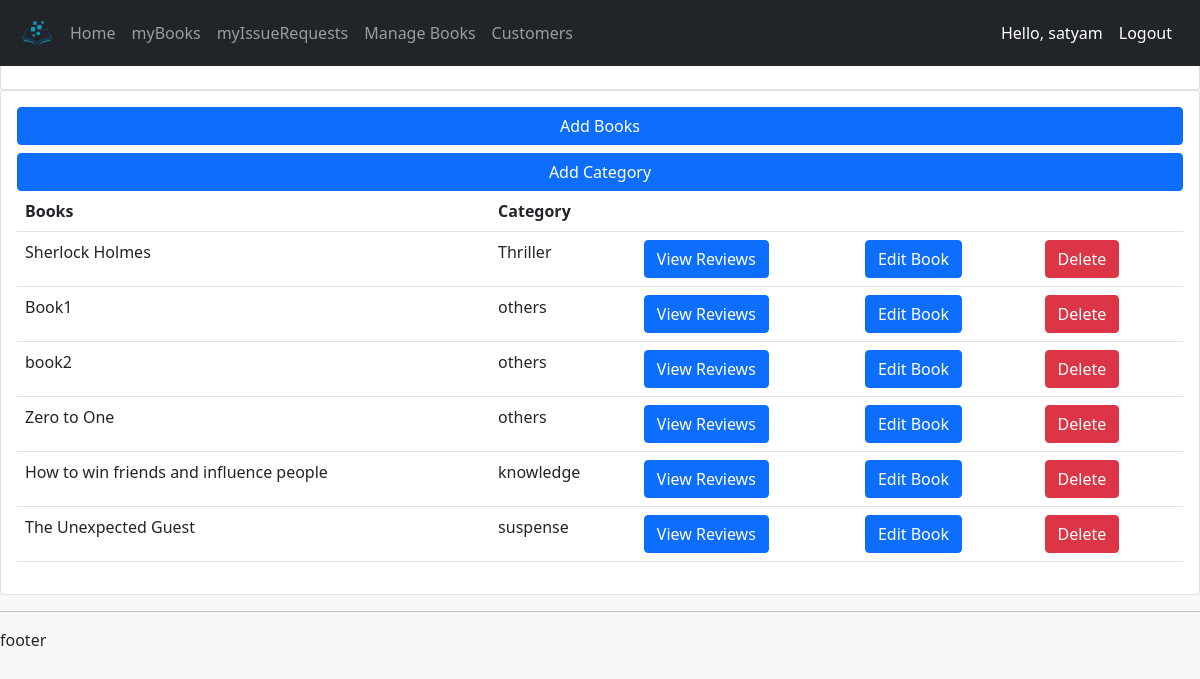
The app's page /books/ (signed in) with its own data.
### accounts/models.py (models this page shows, shortened)
class Book(models.Model):
    name=models.CharField(max_length=200, null= True)
    category=models.ForeignKey(Category,on_delete=models.CASCADE,max_length=200,null=True)
    author=models.CharField(max_length=200,null=True)
    quantity=models.IntegerField(null=True,blank=True)
    language=models.CharField(max_length=100,null=True,blank=True)
    dimennsions=models.CharField(max_length=100,null=True,blank=True)
    description=models.TextField(max_length=500,null=True,blank=True)
    image=models.ImageField(default='defaultbook.png',null=True,blank=True)
    upvote=models.ManyToManyField(User,blank=True,related_name='upvote')
    downvote=models.ManyToManyField(User,blank=True,related_name='downvote')

class Category(models.Model):
    name=models.CharField(null=True,max_length=200)
    def __str__(self):
        return self.name

### accounts/decorators.py (the view)
        def wrap_func(request,*args, **kwargs):
            group=None
            if request.user.groups.exists():
                group=request.user.groups.all()[0].name
            if group in allowed_roles:
                return view_func(request,*args, **kwargs)
            else:
                return HttpResponse("not authorized")

### accounts/views.py (called while the page is built)
@login_required(login_url='login')
@allowedUsers(['admin'])
def books(request):
    books=Book.objects.all()
    form=AddBook()
    categoryform=AddCategory()
    if request.method == 'POST' :
            form= AddBook(request.POST)
            if form.is_valid():
                form.save()
                return redirect('books')
    if request.method == 'POST' :
            categoryform= AddCategory(request.POST)
            if categoryform.is_valid():
                categoryform.save()
                return redirect('books')
    return render(request, 'accounts/books.html',{'books':books, 'form':form, 'categoryform': categoryform})

### accounts/templates/accounts/books.html (shortened to what this page needs)
{% extends 'accounts/main.html' %} {% block content %}
<br />
<div class="row">
  <div class="col-md">
    <div class="card card-body">
      <h5>Books</h5>
    </div>
    <div class="card card-body">
      <button
        type="button"
        class="btn btn-primary mb-2"
        data-bs-toggle="modal"
        data-bs-target="#exampleModal1"
      >
        Add Books
      </button>
<button type="button" class="btn btn-primary" data-bs-toggle="modal" data-bs-target="#exampleModal2">
 Add Category
</button>
      <table class="table">
        <tr>
          <th>Books</th>
          <th>Category</th>
          <th></th>
          <th></th>
          <th></th>
        </tr>
        {% for i in books %}
        <tr>
          <td>{{i.name}}</td>
          <td>{{i.category}}</td>
          <td>
            <a class="btn btn-primary me-2"href="{% url 'reviewpage' i.id %}"role="button">View Reviews</a>
          </td>
          <td><a href="{% url 'updatebook' i.id %}" role="button" class="btn btn-primary me-2">Edit Book</a></td>
            <td>
              <a
                class="btn btn-danger me-2"
                href="{% url 'deletebook' i.id %}"
                role="button"
                >Delete</a
              >
            </td>
        </tr>
        {% endfor %}
      </table>
    </div>
  </div>
</div>
{% endblock %}

### accounts/templates/accounts/navbar.html (shortened to what this page needs)
{% load static %}
<nav  class="navbar navbar-expand-lg navbar-dark bg-dark fixed-top">
    <div class="container-fluid">
      <img id="logo" src="{% static 'images/logo.png' %}" alt="" height="50px">
      <div class="collapse navbar-collapse" id="navbarSupportedContent">
        <ul class="navbar-nav me-auto mb-2 mb-lg-0">
          <li class="nav-item ">
            <a class="nav-link " aria-current="page" href="{% url 'home' %}">Home</a>
          </li>
          <li class="nav-item">
            <a class="nav-link" href="{% url 'mybooks' %}">myBooks</a>
          </li>
          <li class="nav-item">
            <a class="nav-link" href="{% url 'myissuerequest' %}">myIssueRequests</a>
          </li>
          {% if request.user.is_staff %}
          <li class="nav-item">
            <a class="nav-link" href="{% url 'books' %}">Manage Books</a>
          </li>
          <li class="nav-item">
            <a class="nav-link" href="{% url 'customers' %}">Customers</a>
          </li>
          {% endif %}
        </ul>
        {% if user.is_authenticated %}
        <span class="hello">Hello, {{request.user}}</span>
        <a class="nav-link hello" href="{% url 'logout' %}">Logout</a>
        {% else %}
        <a class="btn btn-outline-success me-2" href="{% url 'login' %}" role="button">Login</a>
        <a class="btn btn-outline-danger me-2" href="{% url 'register' %}" role="button">Register</a>
        {% endif %}
      </div>
    </div>
  </nav>

### static/css/style.css (style rules this page uses)
body { background-color: rgba(248, 248, 248, 0.904); }

### accounts/templates/accounts/navbar.html (style rules this page uses)
.hello { color:white; }

### records on screen
Book: name "Sherlock Holmes", category "Thriller"
Book: name "Book1", category "others"
Book: name "book2", category "others"
Book: name "Zero to One", category "others"
Book: name "How to win friends and influence people", category "knowledge"
Book: name "The Unexpected Guest", category "suspense"

### other values on screen
{{ request.user }} "satyam"
